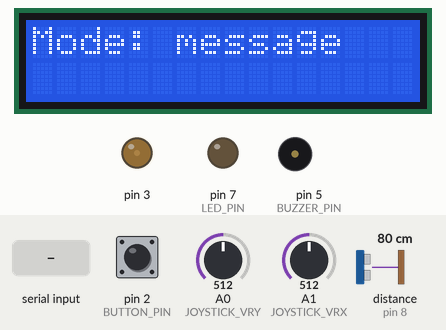
Recording of a sketch running on a simulated Arduino Uno, built with avr-gcc and run on an emulated ATmega328P. On the bench: 16×2 character LCD, output pins drawn as LEDs (lit = HIGH), buzzer (waves = sounding). Dashed ring = blinking. Inputs (shaded band) come from the test bench; at power-on: A0 (JOYSTICK_VRY) = 512, A1 (JOYSTICK_VRX) = 512, pin 2 (BUTTON_PIN) HIGH, distance to the obstacle (sensor on pin 8) 80 cm. The echo pulse lasts 58.3 µs per cm; pins used as bus, display or sensor lines are not drawn; what the sketch prints to the serial monitor is not drawn.

Above: at 1.7 s.
1.8 s: A0 (JOYSTICK_VRY) set to 116
3.3 s: A0 (JOYSTICK_VRY) set to 100
At 3.8 s:
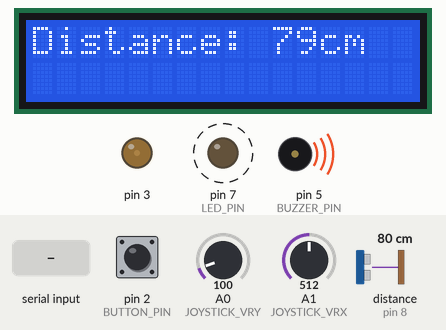
5.1 s: A1 (JOYSTICK_VRX) set to 90
At 5.27 s:
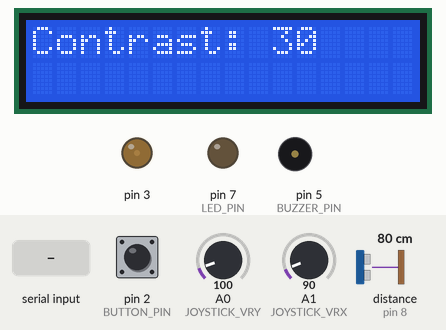
8.1 s: "settings" received over Serial
At 11.58 s:
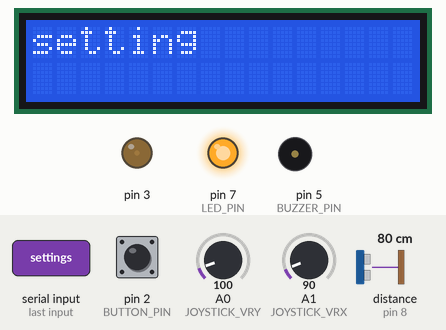
Timing chart, 0 to 22.4 s (numbered marks = the images above; inputs shaded):
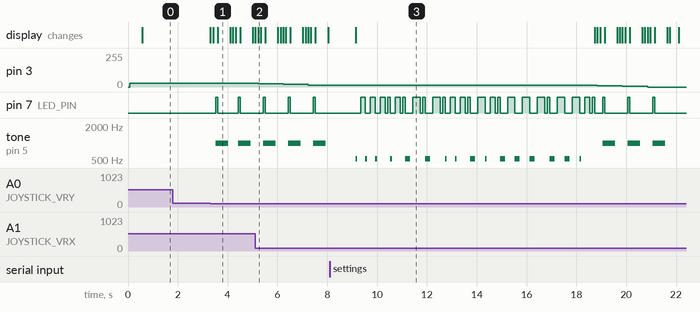

Measured:
- the behaviour switches between 111 and 110 on A0 (JOYSTICK_VRY) (found by bisection; images 0 and 1)
- after the input at 1.8 s, every drawn part: stays the same
- after the input at 3.3 s, pin 7 (LED_PIN): alternates HIGH for 0.08 s and LOW for 0.83 s, starting after 0.22 s; tone on pin 5 (BUZZER_PIN): alternates 1000 Hz for 0.50 s and silent for 0.41 s, starting after 0.22 s; the display: first changes at once (image 1 shows a later state)
- after the input at 5.1 s, pin 3: 30/255 → 25/255 after 0.12 s, → 20/255 1.0 s later, → 15/255 1.0 s later; the display: first differs from a run without the input after 0.12 s (image 2)
- after the input at 8.1 s, the display: changes after 1.0 s (image 3)
- what the display in image 1 shows lasts 0.5 s, from 3.6 s to 4.1 s

The sketch:

AccessMate.ino
```cpp
#include<LiquidCrystal.h>

#define JOYSTICK_VRX  A1
#define JOYSTICK_VRY  A0
const int BUTTON_PIN = 2;
int buttonState = 0;

const int US_TRIG_PIN = 9;
const int US_ECHO_PIN = 8;

const int LED_PIN = 7;

const int BUZZER_PIN = 5;

const int DISPLAY_1 = 4;
const int DISPLAY_2 = 6;
const int DISPLAY_3 = 10;
const int DISPLAY_4 = 11;
const int DISPLAY_5 = 12;
const int DISPLAY_6 = 13;
const int DISPLAY_CONTRAST = 3;


LiquidCrystal lcd(DISPLAY_1, DISPLAY_2, DISPLAY_3, DISPLAY_4, DISPLAY_5, DISPLAY_6);
int DISPLAY_CONTRAST_VALUE = 30;

String mode = "message";
String input;

int sleep = 0;

void printMessage(String message) {
  lcd.clear();
  if(message.length() >= 17) lcd.print(message.substring(0, 16) + " " + message.substring(17, message.length()));
  else lcd.print(message);
  Serial.println(message);
}

const blink(int duration) {
  digitalWrite(LED_PIN, HIGH);
  delay(duration);
  digitalWrite(LED_PIN, LOW);
}

void setup() {
  Serial.begin(9600) ;
  pinMode(LED_PIN, OUTPUT);
  pinMode(BUTTON_PIN, INPUT_PULLUP);
  pinMode(US_TRIG_PIN, OUTPUT);
  pinMode(US_ECHO_PIN, INPUT);
  lcd.begin(16 , 2);
  lcd.clear();
  analogWrite(3, DISPLAY_CONTRAST_VALUE);
  printMessage("AccessMate       - Zeyad, Amr, Mohammed");
  delay(500);
  printMessage("Mode: " + mode);
}

void joystickInput() {
  int y_raw = analogRead(JOYSTICK_VRY);
  int x_raw = analogRead(JOYSTICK_VRX);
  int y = (y_raw - 512) / 2;
  int x = (x_raw - 512) / 2;
  if (x < -200 && mode == "settings") {
    if(DISPLAY_CONTRAST_VALUE - 5 < 0) return;
    DISPLAY_CONTRAST_VALUE = DISPLAY_CONTRAST_VALUE - 5;
    analogWrite(3, DISPLAY_CONTRAST_VALUE);
    delay(100);
  } else if (x > 200 && mode == "settings") {
    if(DISPLAY_CONTRAST_VALUE + 5 > 100) return;
    DISPLAY_CONTRAST_VALUE = DISPLAY_CONTRAST_VALUE + 5;
    analogWrite(3, DISPLAY_CONTRAST_VALUE);
    delay(100);
  }
   if (y < -200) {
    if (mode == "sensor") {
      mode = "message";
    } else if (mode == "message") {
      mode = "settings";
    } else {
      mode = "sensor";
    }
    printMessage("Mode: " + mode);
    delay(100);
  } else if (y > 200) {
    if (mode == "settings") {
      mode = "message";
    } else if (mode == "message") {
      mode = "sensor";
    } else {
      mode = "settings";
    }
    printMessage("Mode: " + mode);
    delay(100);
  }
}

void buttonInput() {
  buttonState = digitalRead(BUTTON_PIN);
  if (buttonState == LOW) {
    if (sleep == 0) {
      sleep = 1;
      lcd.noDisplay();
    } else {
      sleep = 0;
      lcd.display();
    }
    delay(100);
  }
}
void dash() {
  digitalWrite(BUZZER_PIN, HIGH);
  tone(BUZZER_PIN, 523.251, 200);
  digitalWrite(BUZZER_PIN, LOW);
  delay(300);
  blink(300);
}

void dot() {
  digitalWrite(BUZZER_PIN, HIGH);
  tone(BUZZER_PIN, 523.251, 66.6);
  digitalWrite(BUZZER_PIN, LOW);
  delay(200);
  blink(200);

}

void letterspace() {
  delay(100);
  blink(100);
}

void wordspace() {
  delay(600);
  blink(600);
}

void charToMorse(char c) {
  switch (c) {       //turns the variable i into whatever the input code was, only works with int, and char data types
    case 'A':          // if the input is the character A, perform the following:
      dot();         //from the fuctions declared earlier
      dash();
      letterspace(); //small pause between letters
      break;             //this function is to indicate the end of the case
    case 'B':          // if the input is the character B, perform the following:
      dash();          //from the fuctions declared earlier
      dot();
      dot();
      dot();
      letterspace();   //small pause between letters
      break;
    case 'C':          //and so on...
      dash();
      dot();
      dash();
      dot();
      letterspace();
      break;
    case 'D':
      dash();
      dot();
      dot();
      letterspace();
      break;
    case 'E':
      dot();
      letterspace();
      break;
    case 'F':
      dot();
      dot();
      dash();
      dot();
      letterspace();
      break;
    case 'G':
      dash();
      dash();
      dot();
      letterspace();
      break;
    case 'H':
      dot();
      dot();
      dot();
      dot();
      letterspace();
      break;
    case 'I':
      dot();
      dot();
      letterspace();
      break;
    case 'J':
      dot();
      dash();
      dash();
      dash();
      letterspace();
      break;
    case 'K':
      dash();
      dot();
      dash();
      letterspace();
      break;
    case 'L':
      dot();
      dash();
      dot();
      dot();
      letterspace();
      break;
    case 'M':
      dash();
      dash();
      letterspace();
      break;
    case 'N':
      dash();
      dot();
      letterspace();
    case 'O':
      dash();
      dash();
      dash();
      letterspace();
      break;
    case 'P':
      dot();
      dash();
      dash();
      dot();
      letterspace();
      break;
    case 'Q':
      dash();
      dash();
      dot();
      dash();
      letterspace();
      break;
    case 'R':
      dot();
      dash();
      dot();
      letterspace();
      break;
    case 'S':
      dot();
      dot();
      dot();
      letterspace();
      break;
    case 'T':
      dash();
      letterspace();
      break;
    case 'U':
      dot();
      dot();
      dash();
      letterspace();
      break;
    case 'V':
      dot();
      dot();
      dot();
      dash();
      letterspace();
      break;
    case 'W':
      dot();
      dash();
      dash();
      letterspace();
      break;
    case 'X':
      dash();
      dot();
      dot();
      dash();
      letterspace();
      break;
    case 'Y':
      dash();
      dot();
      dash();
      dash();
      letterspace();
    case 'Z':
      dash();
      dash();
      dot();
      dot();
      letterspace();
      break;
    case '1': //After letters there are numbers, same concept
      dot();
      dash();
      dash();
      dash();
      dash();
      letterspace();
      break;
    case '2':
      dot();
      dot();
      dash();
      dash();
      dash();
      letterspace();
      break;
    case '3':
      dot();
      dot();
      dot();
      dash();
      dash();
      letterspace();
      break;
    case '4':
      dot();
      dot();
      dot();
      dot();
      dash();
      letterspace();
      break;
    case '5':
      dot();
      dot();
      dot();
      dot();
      dot();
      letterspace();
      break;
    case '6':
      dash();
      dot();
      dot();
      dot();
      dot();
      letterspace();
      break;
    case '7':
      dash();
      dash();
      dot();
      dot();
      dot();
      letterspace();
      break;
    case '8':
      dash();
      dash();
      dash();
      dot();
      dot();
      letterspace();
      break;
    case '9':
      dash();
      dash();
      dash();
      dash();
      dot();
      letterspace();
      break;
    case '0':
      dash();
      dash();
      dash();
      dash();
      dash();
      letterspace();
      break;
    case '_': //then there's a function for a space, same concept
      wordspace();
  }
}

void ultrasonicInput() {
  digitalWrite(US_TRIG_PIN, LOW);
  delayMicroseconds(5);
  digitalWrite(US_TRIG_PIN, HIGH);
  delayMicroseconds(10);
  digitalWrite(US_TRIG_PIN, LOW);

  long duration = pulseIn(US_ECHO_PIN, HIGH);
  long distance = duration * 0.034 / 2;
   if (distance > 100) {
    tone(BUZZER_PIN, 520, 500);
  } else if (distance < 100 && distance > 50) {
    tone(BUZZER_PIN, 1000, 500);
    blink(distance);
  } else if(distance < 25) {
    tone(BUZZER_PIN, 1500, 1000);
    blink(10);
  } else {
    tone(BUZZER_PIN, 1500, 500);
    blink(distance);
  }
  printMessage("Distance: " + String(distance) + "cm");
  delay(500);

}


void loop() {
  joystickInput();
  buttonInput();
  if (mode == "sensor" && sleep == 0) {
    ultrasonicInput();
  } else if (mode == "message" && sleep == 0) {
    while(Serial.available()) {
      input = Serial.readString();
      char inputCharArr[input.length()];
      input.toCharArray(inputCharArr, input.length());
      inputCharArr[input.length()-1] = '\0';
      printMessage(inputCharArr);
      for(int i = 0; i < strlen(inputCharArr); i++) {
        charToMorse(inputCharArr[i] & ~(0x20));
        Serial.println(inputCharArr[i] & ~(0x20));
      }
    }
  } else if (mode == "settings" && sleep == 0) {
    printMessage("Contrast: " + String(DISPLAY_CONTRAST_VALUE));
  }
}
```
